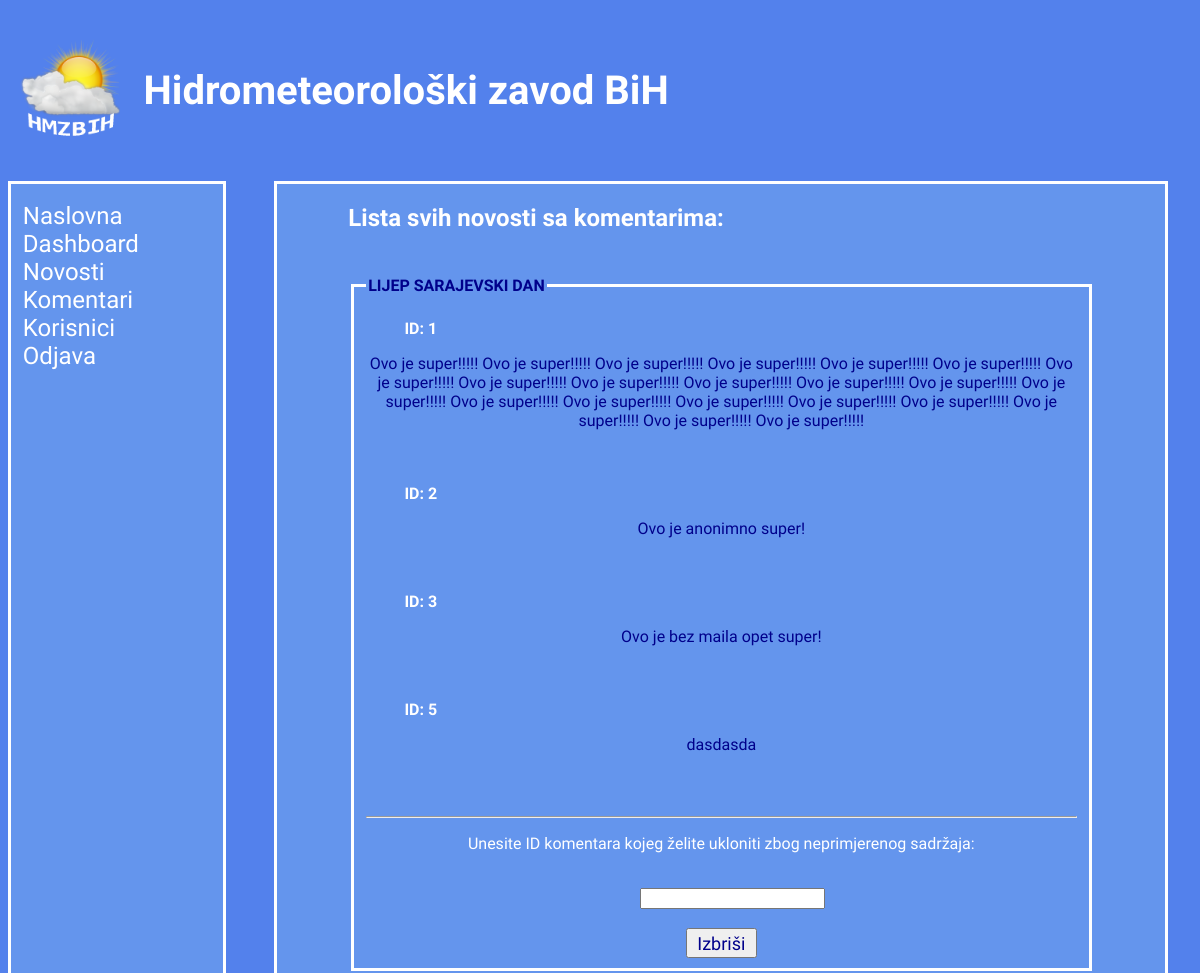
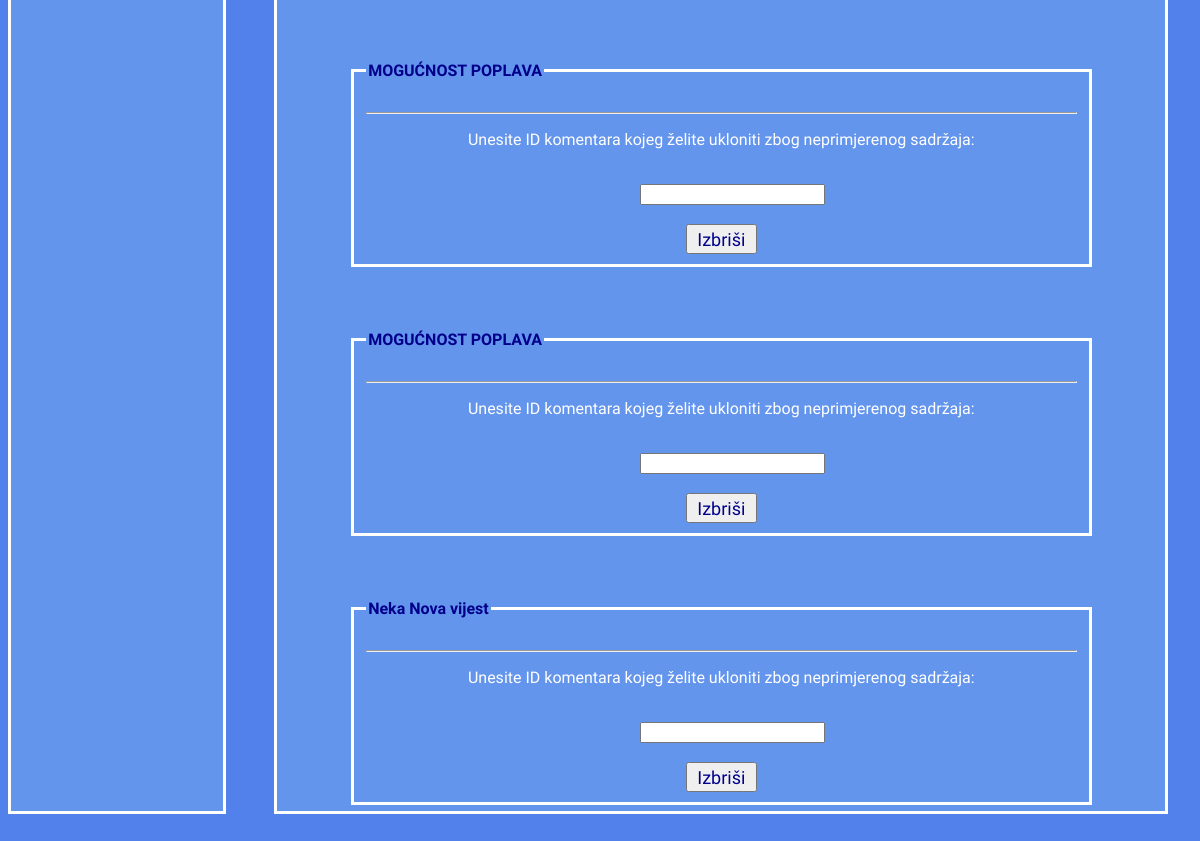
/Komentari.php, run on the app's committed database (2 pictures, top to bottom).
### tables this page shows
CREATE TABLE IF NOT EXISTS `novost` (
  `Id` int(11) NOT NULL AUTO_INCREMENT,
  `AutorID` int(11) NOT NULL,
  `Naslov` varchar(100) NOT NULL,
  `Slika` varchar(100) NOT NULL,
  `Opis` varchar(500) NOT NULL,
  `Detaljno` text NOT NULL,
  `DatumObjave` timestamp NOT NULL DEFAULT CURRENT_TIMESTAMP,
  PRIMARY KEY (`Id`),
  KEY `AutorNovost_FK` (`AutorID`)
);

CREATE TABLE IF NOT EXISTS `komentar` (
  `Id` int(11) NOT NULL AUTO_INCREMENT,
  `NovostID` int(11) NOT NULL,
  `Komentator` varchar(100) DEFAULT NULL,
  `Email` varchar(100) DEFAULT NULL,
  `Poruka` text NOT NULL,
  `DatumObjave` timestamp NOT NULL DEFAULT CURRENT_TIMESTAMP,
  PRIMARY KEY (`Id`),
  KEY `NovostKomentar_FK` (`NovostID`)
);

### Komentari.php (the view, shortened to what this page needs)
<!DOCTYPE html>
<html>
<head lang="en">
    <link rel="stylesheet" href="Glavni.css">
</head>
<body>
<header>
    <img src="Images/HMZBIH.png" id="logo" alt="Images/HMZBIH.png"> <h1>Hidrometeorološki zavod BiH</h1>
</header>
<div id="navigateDiv">
    <br>
    <nav>
        <ul>
            <li><a onclick="AjaxOtvori('Index.php')">Naslovna</a></li>
            <li><a onclick="AjaxOtvori('AdministratorPanel.html')">Dashboard</a></li>
            <li><a onclick="AjaxOtvori('Novosti.php')">Novosti</a></li>
            <li><a onclick="AjaxOtvori('Komentari.php')">Komentari</a></li>
            <li><a onclick="AjaxOtvori('Korisnici.php')">Korisnici</a></li>
            <li><a onclick="AjaxOtvori('Odjava.php')">Odjava</a></li>
        </ul>
    </nav>
</div>
<div id="sredina">
    <h2 id="naslovnaVijest">Lista svih novosti sa komentarima: </h2>
    <?php
    $novosti = array();
    $brojac = 0;
    $konekcija = new mysqli("localhost", "root", "", "vremenskaprognoza");
    $konekcija->set_charset("utf8");
    $sql = "SELECT * FROM novost";
    $rezultat = $konekcija->query($sql);
    if ($rezultat->num_rows > 0) {
        while($red = $rezultat->fetch_assoc()) {
            $novosti[$brojac++] = $red;
        }
    }
    for ($i = 0; $i < $brojac; $i++)
    {
        echo "<form action='Komentari.php' method='POST'><fieldset class='dodavanje'>";
        $naziv = $novosti[$i]["Naslov"];
        echo "<legend>$naziv</legend><br>";
        $sql = "SELECT * FROM komentar k WHERE k.NovostID=".$novosti[$i]["Id"];
        $novostKomentari = $konekcija->query($sql);
        if ($novostKomentari->num_rows > 0) {
            while($red = $novostKomentari->fetch_assoc()) {
                $komID = $red["Id"];
                $komentarTekst = $red["Poruka"];
                echo "<label class='prikazKomentara'>ID: $komID</label><p class='prikazPorukeKomentara'>$komentarTekst</p><br><br>";
            }
        }
        echo "<hr><p>Unesite ID komentara kojeg želite ukloniti zbog neprimjerenog sadržaja: </p><br>";
        echo "<input class='unosID' type='number' name='komentarID' min='1'><br><br>";
        echo "<input type='submit' class='submitButton5' value='Izbriši' list='komentarLista'>";
        echo "</fieldset></form><br>";
    }
    ?>
</div>
</body>
</html>

### Glavni.css (style rules this page uses)
html { background-color: #5381ec; background-repeat: no-repeat; background-size: auto; }
body, html { height: 95%; padding: 0; }
body { min-width: 1000px; width: auto; min-height: 600px; }
h1 { color:white; padding:40px; font-family: 'Rokkitt', serif; font-weight: bold; font-size: 40px; }
#logo { height: 100px; width: 100px; padding-right: 2%; }
img { width: 150px; height: 170px; float: left; margin-left: 1%; margin-top: 1%; }
#sredina { margin-left: auto; margin-right: 2%; width: 75%; background-color: cornflowerblue; height: 74%; border: medium solid white; overflow-y: auto; }
h2 { font-family: 'Rokkitt', serif; font-weight: bold; margin-left: 22%; color: white; }
#navigateDiv { width: 15%; float: left; background-color: cornflowerblue; border: medium solid white; height: 74%; padding-left: 1%; min-width: 200px; }
ul { list-style-type: none; margin: 0; padding: 0; }
a { color: white; font-family: 'Rokkitt', serif; font-size: x-large; }
p { text-align: center; color: white; font-family: 'Rokkitt', serif; }
fieldset { border-style: none; }
label { font-family: 'Rokkitt', serif; color: white; font-weight: bolder; margin-right: 5%; display:inline-block; text-align: right; width: 30%; }
#submitButton, .submitButton5 { margin-left: 40%; width: 10%; height: 30px; font-family: 'Rokkitt', serif; font-size: large; color: darkblue; }
.submitButton5 { margin-left: 45%; }
legend { font-family: 'Rokkitt', serif; color: darkblue; font-weight: bold; }
.dodavanje { margin-left: auto; margin-right: auto; margin-top: 5%; width: 80%; border: white solid medium; font-family: 'Rokkitt', serif; }
.dodavanje legend { font-family: 'Rokkitt', serif; color: darkblue; }
.prikazKomentara { margin-left: -20%; }
.prikazPorukeKomentara { color: darkblue; }
.unosID { margin-left: 38.5%; color: darkblue; }
#naslovnaVijest { margin-left: 8%; }

### data on the page
novost: Naslov "LIJEP SARAJEVSKI DAN"
komentar: Id "1", Poruka "Ovo je super!!!!! Ovo je super!!!!! Ovo je super!!!!! Ovo je super!!!!! Ovo je super!!!!! Ovo je super!!!!! Ovo je super!!!!! Ovo je super!!!!! Ovo je super!!!!! Ovo je super!!!!! Ovo je super!!!!! Ovo je super!!!!! Ovo je super!!!!! Ovo je super!!!!! Ovo je super!!!!! Ovo je super!!!!! Ovo je super!!!!! Ovo je super!!!!! Ovo je super!!!!! Ovo je super!!!!! Ovo je super!!!!!"
komentar: Id "2", Poruka "Ovo je anonimno super!"
komentar: Id "3", Poruka "Ovo je bez maila opet super!"
komentar: Id "5", Poruka "dasdasda"
novost: Naslov "MOGUĆNOST POPLAVA"
novost: Naslov "MOGUĆNOST POPLAVA"
novost: Naslov "Neka Nova vijest"
